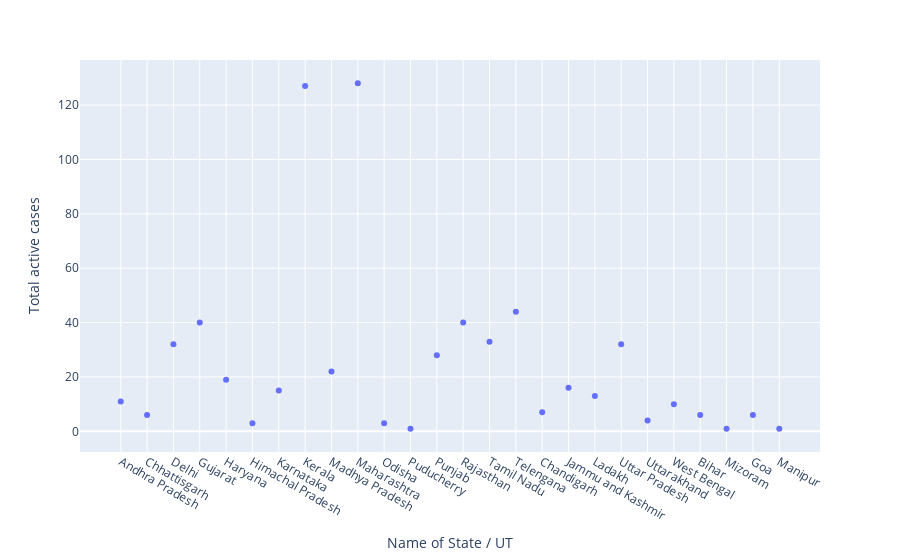

The notebook cell this image was saved under:
### Code cell
# 4. using plotly express
px.scatter(df,x='Name of State / UT',y='Total active cases')

### Figure 1 — Plotly figure (JSON) as saved in the notebook; plotly's stock layout.template omitted (floating-point values rounded to 4 significant figures)
{"data": [{"hovertemplate": "Name of State / UT=%{x}<br>Total active cases=%{y}<extra></extra>", "legendgroup": "", "marker": {"color": "#636efa", "symbol": "circle"}, "mode": "markers", "name": "", "showlegend": false, "type": "scatter", "x": ["Andhra Pradesh", "Chhattisgarh", "Delhi", "Gujarat", "Haryana", "Himachal Pradesh", "Karnataka", "Kerala", "Madhya Pradesh", "Maharashtra", "Odisha", "Puducherry", "Punjab", "Rajasthan", "Tamil Nadu", "Telengana", "Chandigarh", "Jammu and Kashmir", "Ladakh", "Uttar Pradesh", "Uttarakhand", "West Bengal", "Bihar", "Mizoram", "Goa", "Manipur"], "xaxis": "x", "y": [11, 6, 32, 40, 19, 3, 15, 127, 22, 128, 3, 1, 28, 40, 33, 44, 7, 16, 13, 32, 4, 10, 6, 1, 6, 1], "yaxis": "y"}], "layout": {"legend": {"tracegroupgap": 0}, "margin": {"t": 60}, "xaxis": {"anchor": "y", "domain": [0, 1], "title": {"text": "Name of State / UT"}}, "yaxis": {"anchor": "x", "domain": [0, 1], "title": {"text": "Total active cases"}}}}
